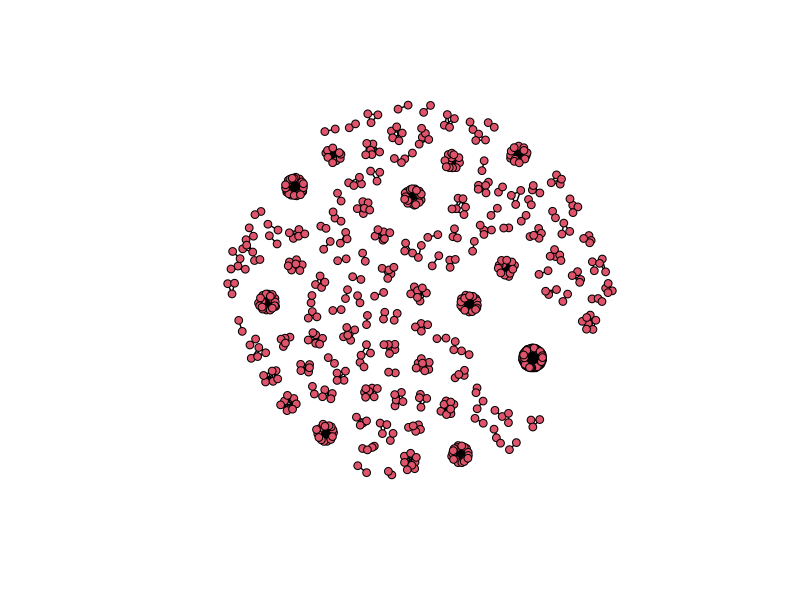

Source code (R):
## ---- chunk 1
knitr::opts_chunk$set(echo = TRUE)
## ---- chunk 2
data = read.csv('Connections.csv', encoding = 'UTF-8')

## ---- chunk 3
library(dplyr)

data %>% group_by(Company) %>% count() %>% arrange(desc(n))

## ---- chunk 4

#library(tidygraph)
#library(ggraph)

# not being used for now

## ---- chunk 5
names(data)
## ---- chunk 6

data$Last_name_initial = substr(data$Last.Name, 1,1)


data = data %>% mutate(
  name = paste(First.Name, Last_name_initial, sep = " ")
)


data$index <- 1:nrow(data)

unique(data$Company)

df1 <- data.frame()

# iterate through each company and generate the edges 
for (company in unique(data$Company) ){
  
company_edges = data %>% filter(Company==company) %>% pull(index)

edges = expand.grid(company_edges, company_edges)

# remove the connections with themselves
edges = edges %>% filter(Var1 != Var2)

# append to main df1
df1 <- rbind(df1, edges)

#print(dim(df1))
  
}

# nodes = data$index
# edges = df1

df1$temp <- apply(df1, 1, function(x) paste(sort(x), collapse=""))

df1 = df1[!duplicated(df1$temp), 1:2] # remove duplicate (each combination appears once)


## ---- chunk 7
library(tidygraph)
#install.packages('network')
library(network)


linkedin_network <- network(df1, attr = data,  matrix.type = "edgelist",directed=FALSE)

linkedin_network

plot(linkedin_network )

#to do: print names of nodes
